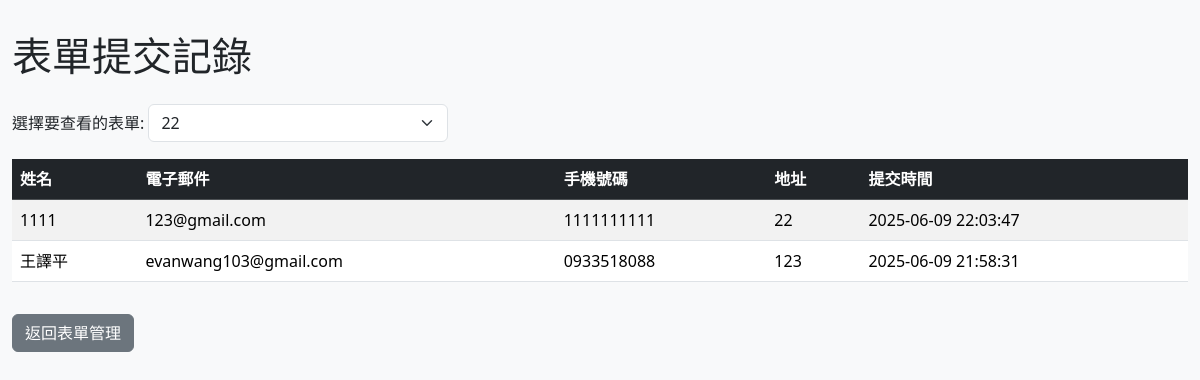
/form_admin/form_submissions?form_id=2, run on the app's committed database.
### tables this page shows
CREATE TABLE form_submissions_2 (id INTEGER PRIMARY KEY AUTOINCREMENT, name TEXT NOT NULL, email TEXT NOT NULL, phone TEXT NOT NULL, timestamp TEXT NOT NULL, "地址" TEXT);

### app.py (the view)
@app.route('/form_admin/form_submissions')
def admin_form_submissions():
    selected_form_id = request.args.get('form_id', type=int)
    headers, submissions_data, forms = [], [], []
    try:
        forms = db_manager.get_all_forms()
        if selected_form_id:
            headers, submissions_data = db_manager.get_submissions_with_ordered_headers(selected_form_id)
    except sqlite3.Error:
        pass
    return render_template(
        'form_all.html',
        submissions=submissions_data,
        forms=forms,
        selected_form_id=selected_form_id,
        headers=headers
    )

### app.py (called while the page is built)
    @contextmanager
    def get_db_connection(self):
        conn = sqlite3.connect(self.db_path)
        conn.row_factory = sqlite3.Row
        try:
            yield conn
        except sqlite3.Error as e:
            print(f"資料庫操作錯誤: {e}")
            conn.rollback()
            raise
        finally:
            if conn:
                conn.close()

    def get_all_forms(self) -> List[sqlite3.Row]:
        with self.get_db_connection() as conn:
            return conn.execute('SELECT * FROM forms ORDER BY id DESC').fetchall()

    def get_form_by_id(self, form_id: int) -> Optional[sqlite3.Row]:
        with self.get_db_connection() as conn:
            return conn.execute('SELECT * FROM forms WHERE id = ?', (form_id,)).fetchone()

### templates/form_all.html (shortened to what this page needs)
<!DOCTYPE html>
<html lang="zh-TW">
<head>
    <link href="https://cdn.jsdelivr.net/npm/bootstrap@5.3.3/dist/css/bootstrap.min.css" rel="stylesheet">
</head>
<body>
    <div class="container">
        <h1 class="mb-4">表單提交記錄</h1>
        <div class="mb-3">
            <form action="{{ url_for('admin_form_submissions') }}" method="get">
                <label for="form_id" class="form-label">選擇要查看的表單:</label>
                <select class="form-select d-inline-block" id="form_id" name="form_id" onchange="this.form.submit()">
                    {% for form in forms %}
                    <option value="{{ form.id }}" {% if selected_form_id == form.id %}selected{% endif %}>{{ form.title }}</option>
                    {% endfor %}
                </select>
            </form>
        </div>
        {% if selected_form_id and submissions %}
        <div class="table-responsive">
            <table class="table table-striped table-hover">
                <thead class="table-dark">
                    <tr>
                        {% for header in headers %}
                            <th scope="col">{{ header }}</th>
                        {% endfor %}
                    </tr>
                </thead>
                <tbody>
                    {% for submission_row in submissions %}
                    <tr>
                        {% for cell in submission_row %}
                            <td>{{ cell }}</td>
                        {% endfor %}
                    </tr>
                    {% endfor %}
                </tbody>
            </table>
        </div>
        {% elif selected_form_id %}
        <div class="alert alert-info" role="alert">
            此表單目前尚無任何提交記錄。
        </div>
        {% endif %}
        <a href="{{ url_for('form_admin') }}" class="btn btn-secondary mt-3">返回表單管理</a>
    </div>
</body>
</html>

### templates/form_all.html (style rules this page uses)
body { background-color: #f8f9fa; }
.container { max-width: 1200px; margin-top: 2rem; margin-bottom: 2rem; }
.table th, .table td { vertical-align: middle; white-space: nowrap; }
.form-select { max-width: 300px; }

### data on the page
form_submissions_2: name "1111", email "123@gmail.com", phone "1111111111", 地址 "22", timestamp "2025-06-09 22:03:47"
form_submissions_2: name "王譯平", email "evanwang103@gmail.com", phone "0933518088", 地址 "123", timestamp "2025-06-09 21:58:31"

### other printed values
{{ header }} "姓名" "電子郵件" "手機號碼" "地址" "提交時間"
form field form_id "22"
